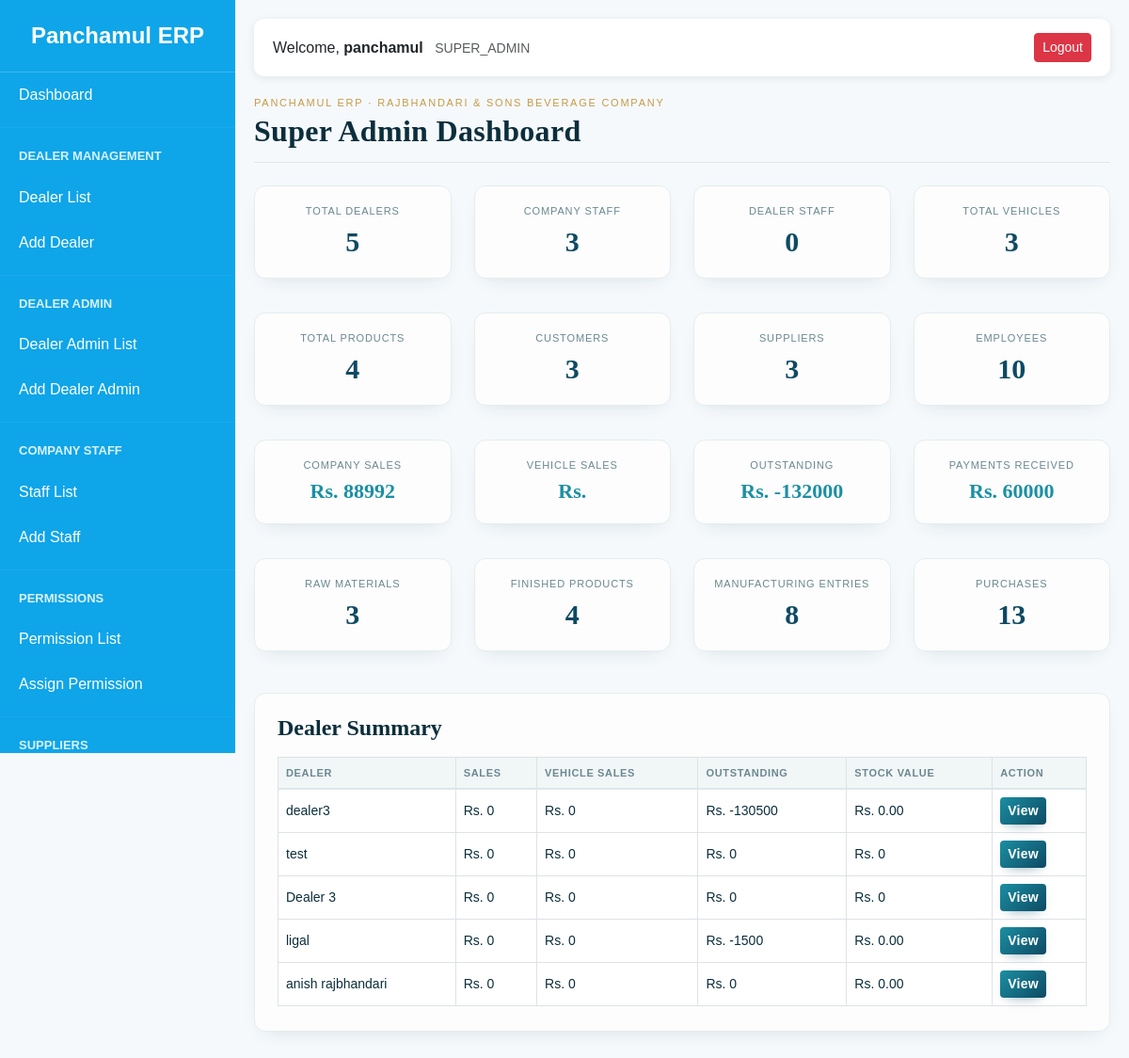
Page /dashboard/super/ (signed in) on the committed database.
### accounts/models.py (models this page shows, shortened)
class User(AbstractUser):
    ROLE_CHOICES = (
        ('SUPER_ADMIN', 'Super Admin'),
        ('COMPANY_STAFF', 'Company Staff'),
        ('DEALER_ADMIN', 'Dealer Admin'),
        ('DEALER_STAFF', 'Dealer Staff'),
    )
    role = models.CharField(
        max_length=20,
        choices=ROLE_CHOICES
    )
    phone = models.CharField(
        max_length=20,
        blank=True,
        null=True
    )
    is_active_user = models.BooleanField(
        default=True
    )

### dealers/models.py (models this page shows, shortened)
class Dealer(models.Model):
    name = models.CharField(max_length=200)
    address = models.TextField()
    phone = models.CharField(max_length=20)
    email = models.EmailField(
        blank=True,
        null=True
    )
    created_by = models.ForeignKey(
        settings.AUTH_USER_MODEL,
        on_delete=models.SET_NULL,
        null=True,
        related_name='dealers'
    )
    is_active = models.BooleanField(
        default=True
    )
    created_at = models.DateTimeField(
        auto_now_add=True
    )

### dashboard/views.py (the view)
@login_required
def super_dashboard(request):
    if request.user.role != "SUPER_ADMIN":
        return redirect("login")
    total_sales = (
        Sale.objects.aggregate(
            total=Sum("total_amount")
        )["total"]
        or Decimal("0")
    )
    dealer_outstanding = (
        DealerLedger.objects.aggregate(
            total=Sum("balance")
        )["total"]
        or Decimal("0")
    )
    total_payments = (
        DealerLedger.objects.aggregate(
            total=Sum("credit")
        )["total"]
        or Decimal("0")
    )
    dealer_summary = []
    for dealer in Dealer.objects.all():
        outstanding = (
            DealerLedger.objects.filter(
                dealer=dealer
            ).aggregate(
                total=Sum("balance")
            )["total"]
            or Decimal("0")
        )
        stock_value = Decimal("0")
        for stock in DealerStock.objects.filter(
            dealer=dealer
        ).select_related("product"):
            rate = getattr(stock.product, "selling_price", Decimal("0"))
            stock_value += stock.quantity * rate
        dealer_summary.append({
            "dealer": dealer,
            "sales": Decimal("0"),   # can improve later
            "vehicle_sales": Decimal("0"),  # can improve later
            "outstanding": outstanding,
            "stock": stock_value,
        })
    context = {
        "total_dealers":
            Dealer.objects.count(),
        "total_company_staff":
            User.objects.filter(
                role="COMPANY_STAFF"
            ).count(),
        "total_dealer_staff":
            User.objects.filter(
                role="DEALER_STAFF"
            ).count(),
        "total_vehicles":
            DealerVehicle.objects.count(),
        "total_products":
            Product.objects.count(),
        "total_customers":
            Customer.objects.count(),
        "total_suppliers":
            Supplier.objects.count(),
        "total_employees":
            User.objects.count(),
        "company_sales":
            total_sales,
        "dealer_outstanding":
            dealer_outstanding,
        "total_payments":
            total_payments,
        "total_raw_materials":
            RawMaterial.objects.count(),
        "total_finished_products":
            Product.objects.count(),
        "total_production":
            Production.objects.count(),
        "total_purchases":
            RawMaterialPurchase.objects.count(),
        "dealer_summary":
            dealer_summary,
    }
    return render(
        request,
        "dashboard/super_admin/dashboard.html",
        context,
    )

### accounts/context_processors.py (called while the page is built)
def user_permissions(request):
    permissions = {}
    if request.user.is_authenticated:
        perms = ModulePermission.objects.filter(
            user=request.user
        )
        for p in perms:
            permissions[p.module] = p
    return {
        'user_permissions': permissions
    }

### templates/dashboard/super_admin/dashboard.html (shortened to what this page needs)
{% extends 'dashboard/base.html' %}
{% block content %}
<p class="dash-eyebrow">Panchamul ERP &middot; Rajbhandari &amp; Sons Beverage Company</p>
<h2 class="mb-4">
    Super Admin Dashboard
</h2>
<div class="row">
    <div class="col-md-3">
        <div class="card-box text-center">
            <h6>Total Dealers</h6>
            <h2>{{ total_dealers }}</h2>
        </div>
    </div>
    <div class="col-md-3">
        <div class="card-box text-center">
            <h6>Company Staff</h6>
            <h2>{{ total_company_staff }}</h2>
        </div>
    </div>
    <div class="col-md-3">
        <div class="card-box text-center">
            <h6>Dealer Staff</h6>
            <h2>{{ total_dealer_staff }}</h2>
        </div>
    </div>
    <div class="col-md-3">
        <div class="card-box text-center">
            <h6>Total Vehicles</h6>
            <h2>{{ total_vehicles }}</h2>
        </div>
    </div>
</div>
<div class="row mt-3">
    <div class="col-md-3">
        <div class="card-box text-center">
            <h6>Total Products</h6>
            <h2>{{ total_products }}</h2>
        </div>
    </div>
    <div class="col-md-3">
        <div class="card-box text-center">
            <h6>Customers</h6>
            <h2>{{ total_customers }}</h2>
        </div>
    </div>
    <div class="col-md-3">
        <div class="card-box text-center">
            <h6>Suppliers</h6>
            <h2>{{ total_suppliers }}</h2>
        </div>
    </div>
    <div class="col-md-3">
        <div class="card-box text-center">
            <h6>Employees</h6>
            <h2>{{ total_employees }}</h2>
        </div>
    </div>
</div>
<div class="row mt-3">
    <div class="col-md-3">
        <div class="card-box text-center">
            <h6>Company Sales</h6>
            <h3>Rs. {{ company_sales }}</h3>
        </div>
    </div>
    <div class="col-md-3">
        <div class="card-box text-center">
            <h6>Vehicle Sales</h6>
            <h3>Rs. {{ vehicle_sales }}</h3>
        </div>
    </div>
    <div class="col-md-3">
        <div class="card-box text-center">
            <h6>Outstanding</h6>
            <h3>Rs. {{ dealer_outstanding }}</h3>
        </div>
    </div>
    <div class="col-md-3">
        <div class="card-box text-center">
            <h6>Payments Received</h6>
            <h3>Rs. {{ total_payments }}</h3>
        </div>
    </div>
</div>
<div class="row mt-3">
    <div class="col-md-3">
        <div class="card-box text-center">
            <h6>Raw Materials</h6>
            <h2>{{ total_raw_materials }}</h2>
        </div>
    </div>
    <div class="col-md-3">
        <div class="card-box text-center">
            <h6>Finished Products</h6>
            <h2>{{ total_finished_products }}</h2>
        </div>
    </div>
    <div class="col-md-3">
        <div class="card-box text-center">
            <h6>Manufacturing Entries</h6>
            <h2>{{ total_production }}</h2>
        </div>
    </div>
    <div class="col-md-3">
        <div class="card-box text-center">
            <h6>Purchases</h6>
            <h2>{{ total_purchases }}</h2>
        </div>
    </div>
</div>
<div class="card-box mt-4">
    <h4>Dealer Summary</h4>
    <table class="table table-bordered table-hover">
        <thead>
            <tr>
                <th>Dealer</th>
                <th>Sales</th>
                <th>Vehicle Sales</th>
                <th>Outstanding</th>
                <th>Stock Value</th>
                <th>Action</th>
            </tr>
        </thead>
        <tbody>
        {% for row in dealer_summary %}
            <tr>
                <td>{{ row.dealer.name }}</td>
                <td>Rs. {{ row.sales }}</td>
                <td>Rs. {{ row.vehicle_sales }}</td>
                <td>Rs. {{ row.outstanding }}</td>
                <td>Rs. {{ row.stock }}</td>
                <td>
                    <a href="{% url 'super_dealer_dashboard' row.dealer.id %}"
                       class="btn btn-primary btn-sm">
                        View
                    </a>
                </td>
            </tr>
        {% empty %}
            <tr>
                <td colspan="6" class="text-center">
                    No Dealers Available
                </td>
            </tr>
        {% endfor %}
        </tbody>
    </table>
</div>
{% endblock %}

### templates/dashboard/base.html (shortened to what this page needs)
<!DOCTYPE html>
<html lang="en">
<head>
    <link href="https://cdn.jsdelivr.net/npm/bootstrap@5.3.3/dist/css/bootstrap.min.css"
          rel="stylesheet">
</head>
<body>
<div class="sidebar" id="sidebar">
    <div class="logo">
        Panchamul ERP
    </div>
    {% if request.user.role == 'SUPER_ADMIN' %}
        <a href="{% url 'super_dashboard' %}">
            Dashboard
        </a>
    {% else %}
        <a href="{% url 'staff_dashboard' %}">
            Dashboard
        </a>
    {% endif %}
    {% if request.user.role == 'SUPER_ADMIN' or user_permissions.DEALER.can_view %}
    <hr>
    <div class="menu-title">
        Dealer Management
    </div>
    <a href="{% url 'dealer_list' %}">
        Dealer List
    </a>
    {% if request.user.role == 'SUPER_ADMIN' or user_permissions.DEALER.can_add %}
    <a href="{% url 'dealer_create' %}">
        Add Dealer
    </a>
    {% endif %}
    {% endif %}
    {% if request.user.role == 'SUPER_ADMIN' %}
    <hr>
    <div class="menu-title">
        Dealer Admin
    </div>
    <a href="{% url 'dealer_admin_list' %}">
        Dealer Admin List
    </a>
    <a href="{% url 'dealer_admin_create' %}">
        Add Dealer Admin
    </a>
    {% endif %}
    {% if request.user.role == 'SUPER_ADMIN' %}
    <hr>
    <div class="menu-title">
        Company Staff
    </div>
    <a href="{% url 'staff_list' %}">
        Staff List
    </a>
    <a href="{% url 'staff_create' %}">
        Add Staff
    </a>
    {% endif %}
    {% if request.user.role == 'SUPER_ADMIN' %}
    <hr>
    <div class="menu-title">
        Permissions
    </div>
    <a href="{% url 'permission_list' %}">
        Permission List
    </a>
    <a href="{% url 'permission_assign' %}">
        Assign Permission
    </a>
    {% endif %}
    {% if request.user.role == 'SUPER_ADMIN' or can_product %}
    <hr>
    <div class="menu-title">
        Suppliers
    </div>
    {% endif %}
</div>
<div class="content">
    <div class="topbar d-flex justify-content-between align-items-center">
        <div>
            Welcome,
            <strong>
                {{ request.user.username }}
            </strong>
            <small class="text-muted ms-2">
                {{ request.user.role }}
            </small>
        </div>
        <div>
            <a href="{% url 'logout' %}"
               class="btn btn-danger btn-sm">
                Logout
            </a>
        </div>
    </div>
    {% block content %}
    {% endblock %}
</div>
</body>
</html>

### templates/dashboard/base.html (style rules this page uses)
body { margin:0; background:#f5f9fc; font-family: Arial, sans-serif; }
.sidebar { width:250px; height:100vh; position:fixed; top:0; left:0; background:#0EA5E9; color:white; overflow-y:auto; }
.logo { text-align:center; padding:20px; font-size:24px; font-weight:bold; border-bottom:1px solid rgba(255,255,255,.2); }
.menu-title { padding:10px 20px; font-size:13px; font-weight:bold; text-transform:uppercase; opacity:.85; }
.sidebar a { display:block; padding:12px 20px; color:white; text-decoration:none; transition:.3s; }
.content { margin-left:250px; padding:20px; }
.topbar { background:white; padding:15px 20px; border-radius:10px; box-shadow:0 2px 10px rgba(0,0,0,.08); margin-bottom:20px; }
.card-box { background:white; padding:20px; border-radius:12px; box-shadow:0 2px 10px rgba(0,0,0,.08); margin-bottom:20px; }
hr { margin:10px 0; border-color:rgba(255,255,255,.2); }

### templates/dashboard/super_admin/dashboard.html (style rules this page uses)
:root { --ink: #0B2E3C; --deep-water: #0E4A63; --teal: #1B8FA3; --ripple: #63C6D9; --gold: #C79A46; --mist: #F1F6F7; --paper: #FCFDFC; }
.dash-eyebrow { font-family: 'Manrope', sans-serif; font-size: 11px; text-transform: uppercase; letter-spacing: 0.16em; color: var(--gold); margin: 0 0 2px; }
h2.mb-4 { font-family: 'Fraunces', 'Georgia', serif; font-weight: 600; color: var(--ink); letter-spacing: 0.01em; padding-bottom: 14px; border-bottom: 1px solid #e0e7e8; }
.card-box { background: var(--paper); border: 1px solid #e5edee; border-radius: 12px; padding: 20px 16px; box-shadow: 0 8px 20px -12px rgba(11, 46, 60, 0.18); transition: transform 0.15s ease, box-shadow 0.15s ease; }
.card-box h6 { font-family: 'Manrope', sans-serif; font-size: 11px; text-transform: uppercase; letter-spacing: 0.08em; color: #6b8891; margin-bottom: 8px; }
.card-box h2 { font-family: 'Fraunces', 'Georgia', serif; font-size: 30px; font-weight: 600; color: var(--deep-water); margin: 0; }
.card-box h3 { font-family: 'Fraunces', 'Georgia', serif; font-size: 22px; font-weight: 600; color: var(--teal); margin: 0; }
.card-box.mt-4 { padding: 22px 24px 10px; }
.card-box.mt-4 h4 { font-family: 'Fraunces', 'Georgia', serif; color: var(--ink); font-weight: 600; margin-bottom: 16px; }
.table thead th { font-family: 'Manrope', sans-serif; font-size: 11px; text-transform: uppercase; letter-spacing: 0.06em; color: #6b8891; background: var(--mist); border-bottom: 2px solid #dce7e8; }
.table td { font-family: 'Manrope', sans-serif; font-size: 14px; color: var(--ink); vertical-align: middle; }
.btn-primary { background: linear-gradient(135deg, var(--teal), var(--deep-water)); border: none; font-family: 'Manrope', sans-serif; font-weight: 600; letter-spacing: 0.02em; box-shadow: 0 6px 14px -8px rgba(14, 74, 99, 0.6); }

### rows in the picture
User: user.username "panchamul", user.role "SUPER_ADMIN"
Dealer: dealer.name "dealer3", sales "0", vehicle_sales "0", outstanding "-130500", stock "0.00"
Dealer: dealer.name "test", sales "0", vehicle_sales "0", outstanding "0", stock "0"
Dealer: dealer.name "Dealer 3", sales "0", vehicle_sales "0", outstanding "0", stock "0"
Dealer: dealer.name "ligal", sales "0", vehicle_sales "0", outstanding "-1500", stock "0.00"
Dealer: dealer.name "anish rajbhandari", sales "0", vehicle_sales "0", outstanding "0", stock "0.00"

### other values in the picture
{{ total_dealers }} "5"
{{ total_company_staff }} "3"
{{ total_dealer_staff }} "0"
{{ total_vehicles }} "3"
{{ total_products }} "4"
{{ total_customers }} "3"
{{ total_suppliers }} "3"
{{ total_employees }} "10"
{{ company_sales }} "88992"
{{ dealer_outstanding }} "-132000"
{{ total_payments }} "60000"
{{ total_raw_materials }} "3"
{{ total_finished_products }} "4"
{{ total_production }} "8"
{{ total_purchases }} "13"
